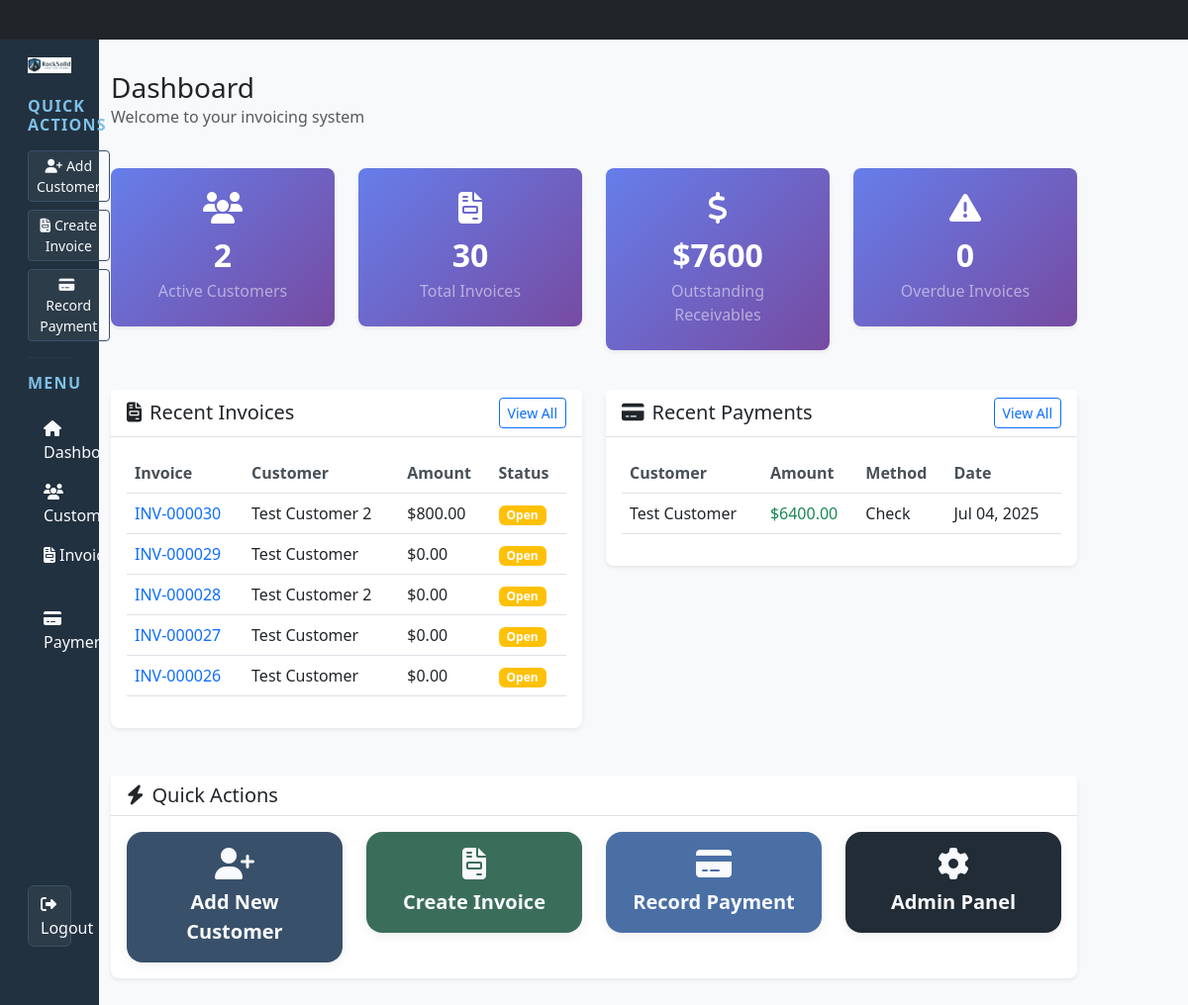
Page /dashboard/ (signed in) on the earlier database version.
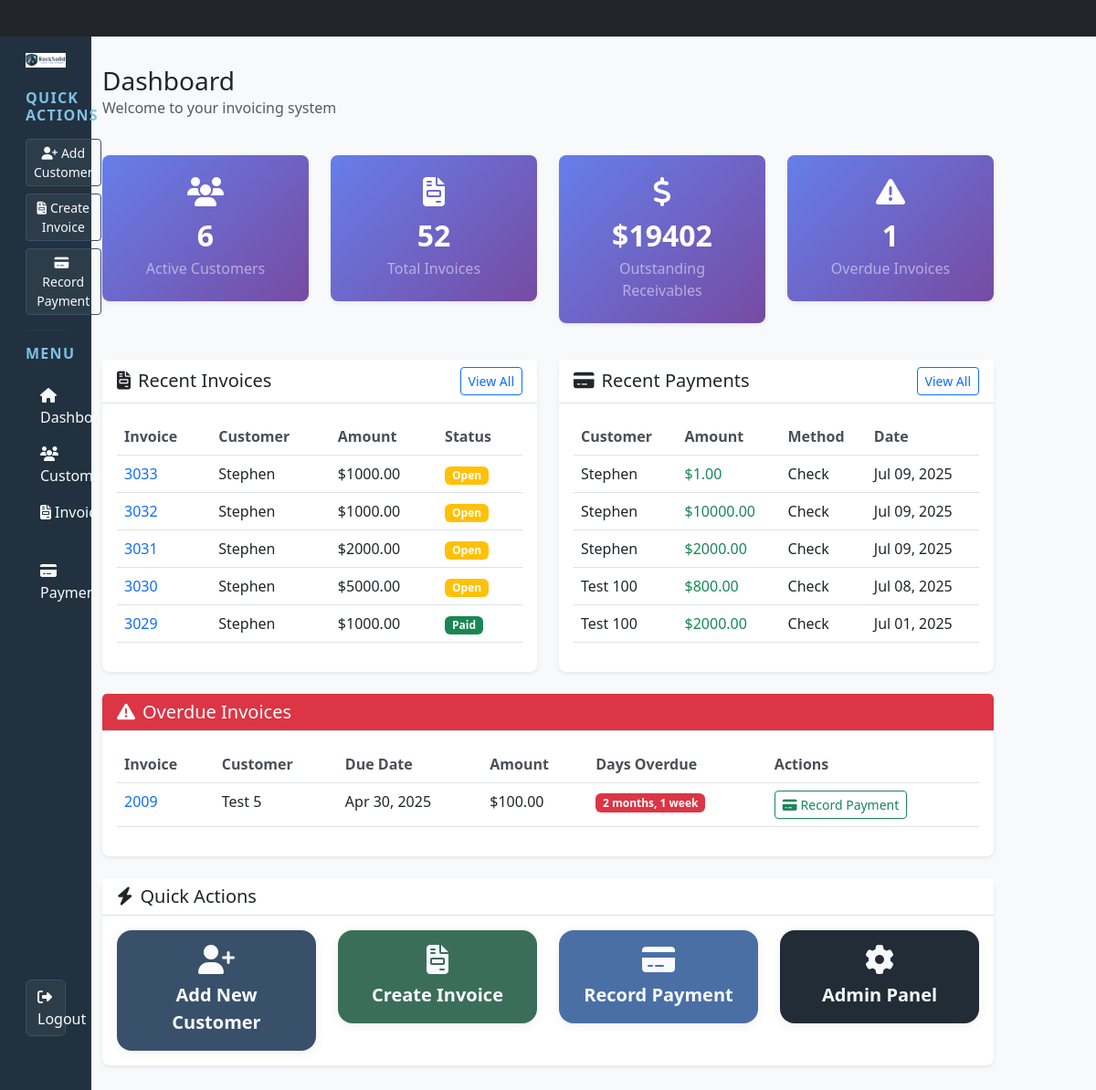
Same page on the later database version.
### bookkeeping/models.py (models this page shows, shortened)
class Invoice(models.Model):
    STATUS_CHOICES = [
        ('draft', 'Draft'),
        ('open', 'Open'),
        ('paid', 'Paid'),
        ('overdue', 'Overdue'),
        ('cancelled', 'Cancelled'),
    ]
    id = models.UUIDField(primary_key=True, default=uuid.uuid4, editable=False)
    invoice_number = models.CharField(max_length=50, unique=True, help_text="Unique invoice number")
    customer = models.ForeignKey(Customer, on_delete=models.CASCADE, related_name='invoices')
    issue_date = models.DateField()
    due_date = models.DateField()
    status = models.CharField(max_length=20, choices=STATUS_CHOICES, default='open')
    subtotal = models.DecimalField(max_digits=10, decimal_places=2, default=Decimal('0.00'))
    tax_rate = models.DecimalField(max_digits=5, decimal_places=4, default=Decimal('0.0000'))
    tax_amount = models.DecimalField(max_digits=10, decimal_places=2, default=Decimal('0.00'))
    discount_amount = models.DecimalField(max_digits=10, decimal_places=2, default=Decimal('0.00'))
    finance_charge = models.DecimalField(max_digits=10, decimal_places=2, default=Decimal('0.00'))
    total_amount = models.DecimalField(max_digits=10, decimal_places=2, default=Decimal('0.00'))
    enable_finance_charge = models.BooleanField(default=True, help_text="Enable automatic finance charge calculation")
    notes = models.TextField(blank=True, null=True)
    terms = models.TextField(blank=True, null=True)
    created_at = models.DateTimeField(auto_now_add=True)
    updated_at = models.DateTimeField(auto_now=True)
    created_by = models.ForeignKey(User, on_delete=models.SET_NULL, null=True, blank=True)
    class Meta:
        ordering = ['-issue_date', '-created_at']
        verbose_name = 'Invoice'
        verbose_name_plural = 'Invoices'

class Customer(models.Model):
    PAYMENT_TERMS_CHOICES = [
        ('net_15', 'Net 15'),
        ('net_30', 'Net 30'),
        ('net_60', 'Net 60'),
        ('net_90', 'Net 90'),
        ('due_on_receipt', 'Due on Receipt'),
    ]
    id = models.UUIDField(primary_key=True, default=uuid.uuid4, editable=False)
    name = models.CharField(max_length=200, help_text="Company name")
    contact_person = models.CharField(max_length=200, blank=True, null=True, help_text="Primary contact person")
    email = models.EmailField(blank=True, null=True)
    phone = models.CharField(max_length=20, blank=True, null=True)
    address = models.TextField(blank=True, null=True)
    city = models.CharField(max_length=100, blank=True, null=True)
    state = models.CharField(max_length=100, blank=True, null=True)
    zip_code = models.CharField(max_length=20, blank=True, null=True)
    country = models.CharField(max_length=100, default='United States')
    tax_id = models.CharField(max_length=50, blank=True, null=True, help_text="Tax ID or Business Number")
    payment_terms = models.CharField(
        max_length=20,
        choices=PAYMENT_TERMS_CHOICES
    )
    credit_limit = models.DecimalField(
        max_digits=10,
        decimal_places=2,
        default=Decimal('0.00'),
        validators=[MinValueValidator(Decimal('0.00'))]
    )
    notes = models.TextField(blank=True, null=True)
    is_active = models.BooleanField(default=True)  # type: ignore
    created_at = models.DateTimeField(auto_now_add=True)
    updated_at = models.DateTimeField(auto_now=True)
    created_by = models.ForeignKey(User, on_delete=models.SET_NULL, null=True, blank=True)
    class Meta:
        ordering = ['name']
        verbose_name = 'Customer'
        verbose_name_plural = 'Customers'

class Payment(models.Model):
    PAYMENT_METHOD_CHOICES = [
        ('check', 'Check'),
        ('credit_card', 'Credit Card'),
        ('bank_transfer', 'Bank Transfer'),
        ('cash', 'Cash'),
        ('other', 'Other'),
    ]
    id = models.UUIDField(primary_key=True, default=uuid.uuid4, editable=False)
    customer = models.ForeignKey(Customer, on_delete=models.CASCADE, related_name='payments')
    invoice = models.ForeignKey(Invoice, on_delete=models.CASCADE, related_name='payments', null=True, blank=True)
    amount = models.DecimalField(max_digits=10, decimal_places=2, validators=[MinValueValidator(Decimal('0.01'))])
    payment_date = models.DateField()
    payment_method = models.CharField(max_length=20, choices=PAYMENT_METHOD_CHOICES)
    reference_number = models.CharField(max_length=100, blank=True, null=True, help_text="Check number, transaction ID, etc.")
    notes = models.TextField(blank=True, null=True)
    created_at = models.DateTimeField(auto_now_add=True)
    updated_at = models.DateTimeField(auto_now=True)
    created_by = models.ForeignKey(User, on_delete=models.SET_NULL, null=True, blank=True)
    class Meta:
        ordering = ['-payment_date', '-created_at']
        verbose_name = 'Payment'
        verbose_name_plural = 'Payments'

### bookkeeping/views.py (the view)
# urls.py: path('dashboard/', views.dashboard, name='dashboard'),
@login_required
def dashboard(request):
    total_customers = Customer.objects.filter(is_active=True).count()
    total_invoices = Invoice.objects.count()
    total_receivables = Invoice.objects.filter(
        status__in=['open', 'overdue']
    ).aggregate(
        total=Sum('total_amount')
    )['total'] or Decimal('0.00')
    recent_invoices = Invoice.objects.select_related('customer').order_by('-created_at')[:5]
    recent_payments = Payment.objects.select_related('customer').order_by('-created_at')[:5]
    overdue_invoices = Invoice.objects.filter(
        status='open',
        due_date__lt=timezone.now().date()
    ).select_related('customer')[:5]
    context = {
        'total_customers': total_customers,
        'total_invoices': total_invoices,
        'total_receivables': total_receivables,
        'recent_invoices': recent_invoices,
        'recent_payments': recent_payments,
        'overdue_invoices': overdue_invoices,
    }
    return render(request, 'bookkeeping/dashboard.html', context)

### bookkeeping/templates/bookkeeping/dashboard.html (shortened to what the changed rows need)
{% extends 'bookkeeping/base.html' %}
{% block content %}
<div class="row mb-4">
    <div class="col-12">
        <h1 class="h3 mb-0">Dashboard</h1>
    </div>
</div>
<div class="row mb-4">
    <div class="col-md-3 mb-3">
        <div class="card stats-card">
            <div class="card-body text-center">
                <i class="fas fa-users fa-2x mb-2"></i>
                <div class="stats-number">{{ total_customers }}</div>
                <div class="text-white-50">Active Customers</div>
            </div>
        </div>
    </div>
    <div class="col-md-3 mb-3">
        <div class="card stats-card">
            <div class="card-body text-center">
                <i class="fas fa-file-invoice fa-2x mb-2"></i>
                <div class="stats-number">{{ total_invoices }}</div>
                <div class="text-white-50">Total Invoices</div>
            </div>
        </div>
    </div>
    <div class="col-md-3 mb-3">
        <div class="card stats-card">
            <div class="card-body text-center">
                <i class="fas fa-dollar-sign fa-2x mb-2"></i>
                <div class="stats-number">${{ total_receivables|floatformat:0 }}</div>
                <div class="text-white-50">Outstanding Receivables</div>
            </div>
        </div>
    </div>
    <div class="col-md-3 mb-3">
        <div class="card stats-card">
            <div class="card-body text-center">
                <i class="fas fa-exclamation-triangle fa-2x mb-2"></i>
                <div class="stats-number">{{ overdue_invoices|length }}</div>
                <div class="text-white-50">Overdue Invoices</div>
            </div>
        </div>
    </div>
</div>
<div class="row">
    <div class="col-lg-6 mb-4">
        <div class="card">
            <div class="card-body">
                {% if recent_invoices %}
                    <div class="table-responsive">
                        <table class="table table-hover">
                            <thead>
                                <tr>
                                    <th>Invoice</th>
                                    <th>Customer</th>
                                    <th>Amount</th>
                                    <th>Status</th>
                                </tr>
                            </thead>
                            <tbody>
                                {% for invoice in recent_invoices %}
                                <tr>
                                    <td>
                                        <a href="{% url 'bookkeeping:invoice_detail' invoice.id %}" class="text-decoration-none">
                                            {{ invoice.invoice_number }}
                                        </a>
                                    </td>
                                    <td>{{ invoice.customer.name }}</td>
                                    <td>${{ invoice.total_amount|floatformat:2 }}</td>
                                    <td>
                                        <span class="badge status-badge
                                            {% if invoice.status == 'paid' %}bg-success
                                            {% elif invoice.status == 'overdue' %}bg-danger
                                            {% elif invoice.status == 'open' %}bg-warning
                                            {% else %}bg-secondary{% endif %}">
                                            {{ invoice.status|title }}
                                        </span>
                                    </td>
                                </tr>
                                {% endfor %}
                            </tbody>
                        </table>
                    </div>
                {% else %}
                    <p class="text-muted text-center py-3">No invoices yet. <a href="{% url 'bookkeeping:invoice_create' %}">Create your first invoice</a></p>
                {% endif %}
            </div>
        </div>
    </div>
    <div class="col-lg-6 mb-4">
        <div class="card">
            <div class="card-body">
                {% if recent_payments %}
                    <div class="table-responsive">
                        <table class="table table-hover">
                            <thead>
                                <tr>
                                    <th>Customer</th>
                                    <th>Amount</th>
                                    <th>Method</th>
                                    <th>Date</th>
                                </tr>
                            </thead>
                            <tbody>
                                {% for payment in recent_payments %}
                                <tr>
                                    <td>{{ payment.customer.name }}</td>
                                    <td class="text-success">${{ payment.amount|floatformat:2 }}</td>
                                    <td>{{ payment.get_payment_method_display }}</td>
                                    <td>{{ payment.payment_date|date:"M d, Y" }}</td>
                                </tr>
                                {% endfor %}
                            </tbody>
                        </table>
                    </div>
                {% else %}
                    <p class="text-muted text-center py-3">No payments recorded yet.</p>
                {% endif %}
            </div>
        </div>
    </div>
</div>
{% if overdue_invoices %}
<div class="row">
    <div class="col-12">
        <div class="card border-danger">
            <div class="card-header bg-danger text-white">
                <h5 class="mb-0">
                    <i class="fas fa-exclamation-triangle me-2"></i>Overdue Invoices
                </h5>
            </div>
            <div class="card-body">
                <div class="table-responsive">
                    <table class="table table-hover">
                        <thead>
                            <tr>
                                <th>Invoice</th>
                                <th>Customer</th>
                                <th>Due Date</th>
                                <th>Amount</th>
                                <th>Days Overdue</th>
                                <th>Actions</th>
                            </tr>
                        </thead>
                        <tbody>
                            {% for invoice in overdue_invoices %}
                            <tr>
                                <td>
                                    <a href="{% url 'bookkeeping:invoice_detail' invoice.id %}" class="text-decoration-none">
                                        {{ invoice.invoice_number }}
                                    </a>
                                </td>
                                <td>{{ invoice.customer.name }}</td>
                                <td>{{ invoice.due_date|date:"M d, Y" }}</td>
                                <td>${{ invoice.total_amount|floatformat:2 }}</td>
                                <td>
                                    <span class="badge bg-danger">
                                        {{ invoice.due_date|timesince }}
                                    </span>
                                </td>
                                <td>
                                    <a href="{% url 'bookkeeping:payment_create' %}?invoice={{ invoice.id }}"
                                       class="btn btn-sm btn-outline-success">
                                        <i class="fas fa-credit-card me-1"></i>Record Payment
                                    </a>
                                </td>
                            </tr>
                            {% endfor %}
                        </tbody>
                    </table>
                </div>
            </div>
        </div>
    </div>
</div>
{% endif %}
{% endblock %}

Differences in the rows shown:
no longer on this page (row unchanged): Invoice: invoice_number "INV-000030", customer.name "Test Customer 2", total_amount "800.00", status "Open", shown under "Recent Invoices"
no longer on this page (row unchanged): Invoice: invoice_number "INV-000029", customer.name "Test Customer", total_amount "0.00", status "Open", shown under "Recent Invoices"
no longer on this page (row unchanged): Invoice: invoice_number "INV-000028", customer.name "Test Customer 2", total_amount "0.00", status "Open", shown under "Recent Invoices"
no longer on this page (row unchanged): Invoice: invoice_number "INV-000027", customer.name "Test Customer", total_amount "0.00", status "Open", shown under "Recent Invoices"
no longer on this page (row unchanged): Invoice: invoice_number "INV-000026", customer.name "Test Customer", total_amount "0.00", status "Open", shown under "Recent Invoices"
no longer on this page (row unchanged): Payment: customer.name "Test Customer", amount "6400.00", payment_method "Check", payment_date "Jul 04, 2025"
added Invoice: invoice_number "3033", customer.name "Stephen", total_amount "1000.00", status "Open", shown under "Recent Invoices"
added Invoice: invoice_number "3032", customer.name "Stephen", total_amount "1000.00", status "Open", shown under "Recent Invoices"
added Invoice: invoice_number "3031", customer.name "Stephen", total_amount "2000.00", status "Open", shown under "Recent Invoices"
added Invoice: invoice_number "3030", customer.name "Stephen", total_amount "5000.00", status "Open", shown under "Recent Invoices"
added Invoice: invoice_number "3029", customer.name "Stephen", total_amount "1000.00", status "Paid", shown under "Recent Invoices"
added Payment: customer.name "Stephen", amount "1.00", payment_method "Check", payment_date "Jul 09, 2025"
added Payment: customer.name "Stephen", amount "10000.00", payment_method "Check", payment_date "Jul 09, 2025"
added Payment: customer.name "Stephen", amount "2000.00", payment_method "Check", payment_date "Jul 09, 2025"
added Payment: customer.name "Test 100", amount "800.00", payment_method "Check", payment_date "Jul 08, 2025"
added Payment: customer.name "Test 100", amount "2000.00", payment_method "Check", payment_date "Jul 01, 2025"
added Invoice: invoice_number "2009", customer.name "Test 5", due_date "Apr 30, 2025", total_amount "100.00", due_date "2 months, 1 week", shown under "Overdue Invoices"
Other differences:
{{ total_customers }}: "2" → "6"
{{ total_invoices }}: "30" → "52"
{{ total_receivables|floatformat:0 }}: "7600" → "19402"
{{ overdue_invoices|length }}: "0" → "1"
text now shown: "Overdue Invoices Invoice Customer Due Date Amount Days Overdue Actions"
